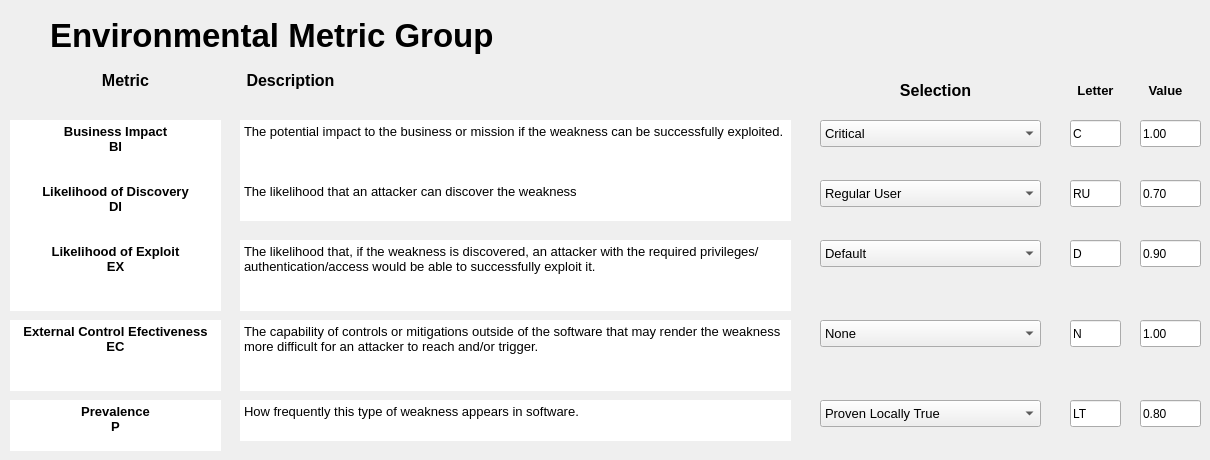
    <widget class="QWidget" name="tab_4">
     <attribute name="title">
      <string>Environmental</string>
     </attribute>
     <widget class="QLineEdit" name="txtB_E_EC_Value">
      <property name="geometry">
       <rect>
        <x>1140</x>
        <y>320</y>
        <width>61</width>
        <height>27</height>
       </rect>
      </property>
      <property name="text">
       <string>1.00</string>
      </property>
     </widget>
     <widget class="QTextEdit" name="textEdit_21">
      <property name="geometry">
       <rect>
        <x>240</x>
        <y>120</y>
        <width>551</width>
        <height>71</height>
       </rect>
      </property>
      <property name="frameShape">
       <enum>QFrame::NoFrame</enum>
      </property>
      <property name="lineWidth">
       <number>0</number>
      </property>
      <property name="html">
       <string>&lt;!DOCTYPE HTML PUBLIC &quot;-//W3C//DTD HTML 4.0//EN&quot; &quot;http://www.w3.org/TR/REC-html40/strict.dtd&quot;&gt;
&lt;html&gt;&lt;head&gt;&lt;meta name=&quot;qrichtext&quot; content=&quot;1&quot; /&gt;&lt;style type=&quot;text/css&quot;&gt;
p, li { white-space: pre-wrap; }
&lt;/style&gt;&lt;/head&gt;&lt;body style=&quot; font-family:'Ubuntu'; font-size:10pt; font-weight:400; font-style:normal;&quot;&gt;
&lt;p style=&quot; margin-top:0px; margin-bottom:0px; margin-left:0px; margin-right:0px; -qt-block-indent:0; text-indent:0px;&quot;&gt;&lt;span style=&quot; font-family:'MS Shell Dlg 2';&quot;&gt;The potential impact to the business or mission if the weakness can be successfully exploited. &lt;/span&gt;&lt;/p&gt;&lt;/body&gt;&lt;/html&gt;</string>
      </property>
     </widget>
     <widget class="QComboBox" name="cBox_E_EX">
      <property name="geometry">
       <rect>
        <x>820</x>
        <y>240</y>
        <width>221</width>
        <height>27</height>
       </rect>
      </property>
      <property name="font">
       <font>
        <pointsize>10</pointsize>
       </font>
      </property>
      <item>
       <property name="text">
        <string>Default</string>
       </property>
      </item>
     </widget>
     <widget class="QLineEdit" name="txtB_E_EX_Letter">
      <property name="geometry">
       <rect>
        <x>1070</x>
        <y>240</y>
        <width>51</width>
        <height>27</height>
       </rect>
      </property>
      <property name="text">
       <string>D</string>
      </property>
     </widget>
     <widget class="QTextEdit" name="textEdit_22">
      <property name="geometry">
       <rect>
        <x>240</x>
        <y>320</y>
        <width>551</width>
        <height>71</height>
       </rect>
      </property>
      <property name="frameShape">
       <enum>QFrame::NoFrame</enum>
      </property>
      <property name="lineWidth">
       <number>0</number>
      </property>
      <property name="html">
       <string>&lt;!DOCTYPE HTML PUBLIC &quot;-//W3C//DTD HTML 4.0//EN&quot; &quot;http://www.w3.org/TR/REC-html40/strict.dtd&quot;&gt;
&lt;html&gt;&lt;head&gt;&lt;meta name=&quot;qrichtext&quot; content=&quot;1&quot; /&gt;&lt;style type=&quot;text/css&quot;&gt;
p, li { white-space: pre-wrap; }
&lt;/style&gt;&lt;/head&gt;&lt;body style=&quot; font-family:'Ubuntu'; font-size:10pt; font-weight:400; font-style:normal;&quot;&gt;
&lt;p style=&quot; margin-top:0px; margin-bottom:0px; margin-left:0px; margin-right:0px; -qt-block-indent:0; text-indent:0px;&quot;&gt;&lt;span style=&quot; font-family:'MS Shell Dlg 2';&quot;&gt;The capability of controls or mitigations outside of the software that may render the weakness more difficult for an attacker to reach and/or trigger. &lt;/span&gt;&lt;/p&gt;&lt;/body&gt;&lt;/html&gt;</string>
      </property>
     </widget>
     <widget class="QLineEdit" name="txtB_E_BI_Letter">
      <property name="geometry">
       <rect>
        <x>1070</x>
        <y>120</y>
        <width>51</width>
        <height>27</height>
       </rect>
      </property>
      <property name="text">
       <string>C</string>
      </property>
     </widget>
     <widget class="QLineEdit" name="txtB_E_EX_Value">
      <property name="geometry">
       <rect>
        <x>1140</x>
        <y>240</y>
        <width>61</width>
        <height>27</height>
       </rect>
      </property>
      <property name="text">
       <string>0.90</string>
      </property>
     </widget>
     <widget class="QLabel" name="label_23">
      <property name="geometry">
       <rect>
        <x>1140</x>
        <y>80</y>
        <width>51</width>
        <height>21</height>
       </rect>
      </property>
      <property name="font">
       <font>
        <pointsize>12</pointsize>
        <weight>75</weight>
        <bold>true</bold>
       </font>
      </property>
      <property name="text">
       <string>&lt;html&gt;&lt;head/&gt;&lt;body&gt;&lt;p&gt;&lt;span style=&quot; font-size:10pt;&quot;&gt;Value&lt;/span&gt;&lt;/p&gt;&lt;/body&gt;&lt;/html&gt;</string>
      </property>
      <property name="alignment">
       <set>Qt::AlignCenter</set>
      </property>
     </widget>
     <widget class="QComboBox" name="cBox_E_P">
      <property name="geometry">
       <rect>
        <x>820</x>
        <y>400</y>
        <width>221</width>
        <height>27</height>
       </rect>
      </property>
      <property name="font">
       <font>
        <pointsize>10</pointsize>
       </font>
      </property>
      <item>
       <property name="text">
        <string>Proven Locally True</string>
       </property>
      </item>
     </widget>
     <widget class="QLineEdit" name="txtB_E_BI_Value">
      <property name="geometry">
       <rect>
        <x>1140</x>
        <y>120</y>
        <width>61</width>
        <height>27</height>
       </rect>
      </property>
      <property name="text">
       <string>1.00</string>
      </property>
     </widget>
     <widget class="QTextEdit" name="textEdit_23">
      <property name="geometry">
       <rect>
        <x>240</x>
        <y>180</y>
        <width>551</width>
        <height>41</height>
       </rect>
      </property>
      <property name="frameShape">
       <enum>QFrame::NoFrame</enum>
      </property>
      <property name="lineWidth">
       <number>0</number>
      </property>
      <property name="html">
       <string>&lt;!DOCTYPE HTML PUBLIC &quot;-//W3C//DTD HTML 4.0//EN&quot; &quot;http://www.w3.org/TR/REC-html40/strict.dtd&quot;&gt;
&lt;html&gt;&lt;head&gt;&lt;meta name=&quot;qrichtext&quot; content=&quot;1&quot; /&gt;&lt;style type=&quot;text/css&quot;&gt;
p, li { white-space: pre-wrap; }
&lt;/style&gt;&lt;/head&gt;&lt;body style=&quot; font-family:'Ubuntu'; font-size:10pt; font-weight:400; font-style:normal;&quot;&gt;
&lt;p style=&quot; margin-top:0px; margin-bottom:0px; margin-left:0px; margin-right:0px; -qt-block-indent:0; text-indent:0px;&quot;&gt;&lt;span style=&quot; font-family:'MS Shell Dlg 2';&quot;&gt;The likelihood that an attacker can discover the weakness &lt;/span&gt;&lt;/p&gt;&lt;/body&gt;&lt;/html&gt;</string>
      </property>
     </widget>
     <widget class="QComboBox" name="cBox_E_DI">
      <property name="geometry">
       <rect>
        <x>820</x>
        <y>180</y>
        <width>221</width>
        <height>27</height>
       </rect>
      </property>
      <property name="font">
       <font>
        <pointsize>10</pointsize>
       </font>
      </property>
      <item>
       <property name="text">
        <string>Regular User</string>
       </property>
      </item>
     </widget>
     <widget class="QLineEdit" name="txtB_E_DI_Value">
      <property name="geometry">
       <rect>
        <x>1140</x>
        <y>180</y>
        <width>61</width>
        <height>27</height>
       </rect>
      </property>
      <property name="text">
       <string>0.70</string>
      </property>
     </widget>
     <widget class="QComboBox" name="cBox_E_EC">
      <property name="geometry">
       <rect>
        <x>820</x>
        <y>320</y>
        <width>221</width>
        <height>27</height>
       </rect>
      </property>
      <property name="font">
       <font>
        <pointsize>10</pointsize>
       </font>
      </property>
      <item>
       <property name="text">
        <string>None</string>
       </property>
      </item>
     </widget>
     <widget class="QLabel" name="label_24">
      <property name="geometry">
       <rect>
        <x>90</x>
        <y>70</y>
        <width>71</width>
        <height>21</height>
       </rect>
      </property>
      <property name="font">
       <font>
        <pointsize>12</pointsize>
        <weight>75</weight>
        <bold>true</bold>
       </font>
      </property>
      <property name="text">
       <string>Metric</string>
      </property>
      <property name="alignment">
       <set>Qt::AlignCenter</set>
      </property>
     </widget>
     <widget class="QTextEdit" name="textEdit_24">
      <property name="geometry">
       <rect>
        <x>10</x>
        <y>240</y>
        <width>211</width>
        <height>71</height>
       </rect>
      </property>
      <property name="frameShape">
       <enum>QFrame::NoFrame</enum>
      </property>
      <property name="lineWidth">
       <number>0</number>
      </property>
      <property name="html">
       <string>&lt;!DOCTYPE HTML PUBLIC &quot;-//W3C//DTD HTML 4.0//EN&quot; &quot;http://www.w3.org/TR/REC-html40/strict.dtd&quot;&gt;
&lt;html&gt;&lt;head&gt;&lt;meta name=&quot;qrichtext&quot; content=&quot;1&quot; /&gt;&lt;style type=&quot;text/css&quot;&gt;
p, li { white-space: pre-wrap; }
&lt;/style&gt;&lt;/head&gt;&lt;body style=&quot; font-family:'Ubuntu'; font-size:10pt; font-weight:400; font-style:normal;&quot;&gt;
&lt;p align=&quot;center&quot; style=&quot; margin-top:0px; margin-bottom:0px; margin-left:0px; margin-right:0px; -qt-block-indent:0; text-indent:0px;&quot;&gt;&lt;span style=&quot; font-weight:600;&quot;&gt;Likelihood of Exploit&lt;/span&gt;&lt;/p&gt;
&lt;p align=&quot;center&quot; style=&quot; margin-top:0px; margin-bottom:0px; margin-left:0px; margin-right:0px; -qt-block-indent:0; text-indent:0px;&quot;&gt;&lt;span style=&quot; font-weight:600;&quot;&gt;EX&lt;/span&gt;&lt;/p&gt;&lt;/body&gt;&lt;/html&gt;</string>
      </property>
     </widget>
     <widget class="QTextEdit" name="textEdit_25">
      <property name="geometry">
       <rect>
        <x>10</x>
        <y>400</y>
        <width>211</width>
        <height>51</height>
       </rect>
      </property>
      <property name="frameShape">
       <enum>QFrame::NoFrame</enum>
      </property>
      <property name="lineWidth">
       <number>0</number>
      </property>
      <property name="html">
       <string>&lt;!DOCTYPE HTML PUBLIC &quot;-//W3C//DTD HTML 4.0//EN&quot; &quot;http://www.w3.org/TR/REC-html40/strict.dtd&quot;&gt;
&lt;html&gt;&lt;head&gt;&lt;meta name=&quot;qrichtext&quot; content=&quot;1&quot; /&gt;&lt;style type=&quot;text/css&quot;&gt;
p, li { white-space: pre-wrap; }
&lt;/style&gt;&lt;/head&gt;&lt;body style=&quot; font-family:'Ubuntu'; font-size:10pt; font-weight:400; font-style:normal;&quot;&gt;
&lt;p align=&quot;center&quot; style=&quot; margin-top:0px; margin-bottom:0px; margin-left:0px; margin-right:0px; -qt-block-indent:0; text-indent:0px;&quot;&gt;&lt;span style=&quot; font-weight:600;&quot;&gt;Prevalence&lt;/span&gt;&lt;/p&gt;
&lt;p align=&quot;center&quot; style=&quot; margin-top:0px; margin-bottom:0px; margin-left:0px; margin-right:0px; -qt-block-indent:0; text-indent:0px;&quot;&gt;&lt;span style=&quot; font-weight:600;&quot;&gt;P&lt;/span&gt;&lt;/p&gt;&lt;/body&gt;&lt;/html&gt;</string>
      </property>
     </widget>
     <widget class="QComboBox" name="cBox_E_BI">
      <property name="geometry">
       <rect>
        <x>820</x>
        <y>120</y>
        <width>221</width>
        <height>27</height>
       </rect>
      </property>
      <property name="font">
       <font>
        <pointsize>10</pointsize>
       </font>
      </property>
      <item>
       <property name="text">
        <string>Critical</string>
       </property>
      </item>
     </widget>
     <widget class="QLabel" name="label_25">
      <property name="geometry">
       <rect>
        <x>50</x>
        <y>0</y>
        <width>1141</width>
        <height>71</height>
       </rect>
      </property>
      <property name="font">
       <font>
        <pointsize>25</pointsize>
        <weight>75</weight>
        <italic>false</italic>
        <bold>true</bold>
        <underline>false</underline>
        <strikeout>false</strikeout>
        <kerning>true</kerning>
       </font>
      </property>
      <property name="text">
       <string>Environmental Metric Group</string>
      </property>
     </widget>
     <widget class="QLabel" name="label_26">
      <property name="geometry">
       <rect>
        <x>230</x>
        <y>70</y>
        <width>121</width>
        <height>21</height>
       </rect>
      </property>
      <property name="font">
       <font>
        <pointsize>12</pointsize>
        <weight>75</weight>
        <bold>true</bold>
       </font>
      </property>
      <property name="text">
       <string>Description</string>
      </property>
      <property name="alignment">
       <set>Qt::AlignCenter</set>
      </property>
     </widget>
     <widget class="QLineEdit" name="txtB_E_P_Value">
      <property name="geometry">
       <rect>
        <x>1140</x>
        <y>400</y>
        <width>61</width>
        <height>27</height>
       </rect>
      </property>
      <property name="text">
       <string>0.80</string>
      </property>
     </widget>
     <widget class="QTextEdit" name="textEdit_26">
      <property name="geometry">
       <rect>
        <x>10</x>
        <y>320</y>
        <width>211</width>
        <height>71</height>
       </rect>
      </property>
      <property name="frameShape">
       <enum>QFrame::NoFrame</enum>
      </property>
      <property name="lineWidth">
       <number>0</number>
      </property>
      <property name="html">
       <string>&lt;!DOCTYPE HTML PUBLIC &quot;-//W3C//DTD HTML 4.0//EN&quot; &quot;http://www.w3.org/TR/REC-html40/strict.dtd&quot;&gt;
&lt;html&gt;&lt;head&gt;&lt;meta name=&quot;qrichtext&quot; content=&quot;1&quot; /&gt;&lt;style type=&quot;text/css&quot;&gt;
p, li { white-space: pre-wrap; }
&lt;/style&gt;&lt;/head&gt;&lt;body style=&quot; font-family:'Ubuntu'; font-size:10pt; font-weight:400; font-style:normal;&quot;&gt;
&lt;p align=&quot;center&quot; style=&quot; margin-top:0px; margin-bottom:0px; margin-left:0px; margin-right:0px; -qt-block-indent:0; text-indent:0px;&quot;&gt;&lt;span style=&quot; font-weight:600;&quot;&gt;External Control Efectiveness&lt;/span&gt;&lt;/p&gt;
&lt;p align=&quot;center&quot; style=&quot; margin-top:0px; margin-bottom:0px; margin-left:0px; margin-right:0px; -qt-block-indent:0; text-indent:0px;&quot;&gt;&lt;span style=&quot; font-weight:600;&quot;&gt;EC&lt;/span&gt;&lt;/p&gt;&lt;/body&gt;&lt;/html&gt;</string>
      </property>
     </widget>
     <widget class="QTextEdit" name="textEdit_27">
      <property name="geometry">
       <rect>
        <x>240</x>
        <y>400</y>
        <width>551</width>
        <height>41</height>
       </rect>
      </property>
      <property name="frameShape">
       <enum>QFrame::NoFrame</enum>
      </property>
      <property name="lineWidth">
       <number>0</number>
      </property>
      <property name="html">
       <string>&lt;!DOCTYPE HTML PUBLIC &quot;-//W3C//DTD HTML 4.0//EN&quot; &quot;http://www.w3.org/TR/REC-html40/strict.dtd&quot;&gt;
&lt;html&gt;&lt;head&gt;&lt;meta name=&quot;qrichtext&quot; content=&quot;1&quot; /&gt;&lt;style type=&quot;text/css&quot;&gt;
p, li { white-space: pre-wrap; }
&lt;/style&gt;&lt;/head&gt;&lt;body style=&quot; font-family:'Ubuntu'; font-size:10pt; font-weight:400; font-style:normal;&quot;&gt;
&lt;p style=&quot; margin-top:0px; margin-bottom:0px; margin-left:0px; margin-right:0px; -qt-block-indent:0; text-indent:0px;&quot;&gt;&lt;span style=&quot; font-family:'MS Shell Dlg 2';&quot;&gt;How frequently this type of weakness appears in software. &lt;/span&gt;&lt;/p&gt;&lt;/body&gt;&lt;/html&gt;</string>
      </property>
     </widget>
     <widget class="QLabel" name="label_27">
      <property name="geometry">
       <rect>
        <x>1070</x>
        <y>80</y>
        <width>51</width>
        <height>21</height>
       </rect>
      </property>
      <property name="font">
       <font>
        <pointsize>12</pointsize>
        <weight>75</weight>
        <bold>true</bold>
       </font>
      </property>
      <property name="text">
       <string>&lt;html&gt;&lt;head/&gt;&lt;body&gt;&lt;p&gt;&lt;span style=&quot; font-size:10pt;&quot;&gt;Letter&lt;/span&gt;&lt;/p&gt;&lt;/body&gt;&lt;/html&gt;</string>
      </property>
      <property name="alignment">
       <set>Qt::AlignCenter</set>
      </property>
     </widget>
     <widget class="QTextEdit" name="textEdit_28">
      <property name="geometry">
       <rect>
        <x>10</x>
        <y>180</y>
        <width>211</width>
        <height>61</height>
       </rect>
      </property>
      <property name="frameShape">
       <enum>QFrame::NoFrame</enum>
      </property>
      <property name="lineWidth">
       <number>0</number>
      </property>
      <property name="html">
       <string>&lt;!DOCTYPE HTML PUBLIC &quot;-//W3C//DTD HTML 4.0//EN&quot; &quot;http://www.w3.org/TR/REC-html40/strict.dtd&quot;&gt;
&lt;html&gt;&lt;head&gt;&lt;meta name=&quot;qrichtext&quot; content=&quot;1&quot; /&gt;&lt;style type=&quot;text/css&quot;&gt;
p, li { white-space: pre-wrap; }
&lt;/style&gt;&lt;/head&gt;&lt;body style=&quot; font-family:'Ubuntu'; font-size:10pt; font-weight:400; font-style:normal;&quot;&gt;
&lt;p align=&quot;center&quot; style=&quot; margin-top:0px; margin-bottom:0px; margin-left:0px; margin-right:0px; -qt-block-indent:0; text-indent:0px;&quot;&gt;&lt;span style=&quot; font-weight:600;&quot;&gt;Likelihood of Discovery&lt;/span&gt;&lt;/p&gt;
&lt;p align=&quot;center&quot; style=&quot; margin-top:0px; margin-bottom:0px; margin-left:0px; margin-right:0px; -qt-block-indent:0; text-indent:0px;&quot;&gt;&lt;span style=&quot; font-weight:600;&quot;&gt;DI&lt;/span&gt;&lt;/p&gt;&lt;/body&gt;&lt;/html&gt;</string>
      </property>
     </widget>
     <widget class="QLineEdit" name="txtB_E_EC_Letter">
      <property name="geometry">
       <rect>
        <x>1070</x>
        <y>320</y>
        <width>51</width>
        <height>27</height>
       </rect>
      </property>
      <property name="text">
       <string>N</string>
      </property>
     </widget>
     <widget class="QLabel" name="label_28">
      <property name="geometry">
       <rect>
        <x>870</x>
        <y>80</y>
        <width>131</width>
        <height>21</height>
       </rect>
      </property>
      <property name="font">
       <font>
        <pointsize>12</pointsize>
        <weight>75</weight>
        <bold>true</bold>
       </font>
      </property>
      <property name="text">
       <string>Selection</string>
      </property>
      <property name="alignment">
       <set>Qt::AlignCenter</set>
      </property>
     </widget>
     <widget class="QLineEdit" name="txtB_E_P_Letter">
      <property name="geometry">
       <rect>
        <x>1070</x>
        <y>400</y>
        <width>51</width>
        <height>27</height>
       </rect>
      </property>
      <property name="text">
       <string>LT</string>
      </property>
     </widget>
     <widget class="QTextEdit" name="textEdit_29">
      <property name="geometry">
       <rect>
        <x>240</x>
        <y>240</y>
        <width>551</width>
        <height>71</height>
       </rect>
      </property>
      <property name="frameShape">
       <enum>QFrame::NoFrame</enum>
      </property>
      <property name="lineWidth">
       <number>0</number>
      </property>
      <property name="html">
       <string>&lt;!DOCTYPE HTML PUBLIC &quot;-//W3C//DTD HTML 4.0//EN&quot; &quot;http://www.w3.org/TR/REC-html40/strict.dtd&quot;&gt;
&lt;html&gt;&lt;head&gt;&lt;meta name=&quot;qrichtext&quot; content=&quot;1&quot; /&gt;&lt;style type=&quot;text/css&quot;&gt;
p, li { white-space: pre-wrap; }
&lt;/style&gt;&lt;/head&gt;&lt;body style=&quot; font-family:'Ubuntu'; font-size:10pt; font-weight:400; font-style:normal;&quot;&gt;
&lt;p style=&quot; margin-top:0px; margin-bottom:0px; margin-left:0px; margin-right:0px; -qt-block-indent:0; text-indent:0px;&quot;&gt;&lt;span style=&quot; font-family:'MS Shell Dlg 2';&quot;&gt;The likelihood that, if the weakness is discovered, an attacker with the required privileges/authentication/access would be able to successfully exploit it. &lt;/span&gt;&lt;/p&gt;&lt;/body&gt;&lt;/html&gt;</string>
      </property>
     </widget>
     <widget class="QTextEdit" name="textEdit_30">
      <property name="geometry">
       <rect>
        <x>10</x>
        <y>120</y>
        <width>211</width>
        <height>61</height>
       </rect>
      </property>
      <property name="frameShape">
       <enum>QFrame::NoFrame</enum>
      </property>
      <property name="lineWidth">
       <number>0</number>
      </property>
      <property name="html">
       <string>&lt;!DOCTYPE HTML PUBLIC &quot;-//W3C//DTD HTML 4.0//EN&quot; &quot;http://www.w3.org/TR/REC-html40/strict.dtd&quot;&gt;
&lt;html&gt;&lt;head&gt;&lt;meta name=&quot;qrichtext&quot; content=&quot;1&quot; /&gt;&lt;style type=&quot;text/css&quot;&gt;
p, li { white-space: pre-wrap; }
&lt;/style&gt;&lt;/head&gt;&lt;body style=&quot; font-family:'Ubuntu'; font-size:10pt; font-weight:400; font-style:normal;&quot;&gt;
&lt;p align=&quot;center&quot; style=&quot; margin-top:0px; margin-bottom:0px; margin-left:0px; margin-right:0px; -qt-block-indent:0; text-indent:0px;&quot;&gt;&lt;span style=&quot; font-weight:600;&quot;&gt;Business Impact&lt;/span&gt;&lt;/p&gt;
&lt;p align=&quot;center&quot; style=&quot; margin-top:0px; margin-bottom:0px; margin-left:0px; margin-right:0px; -qt-block-indent:0; text-indent:0px;&quot;&gt;&lt;span style=&quot; font-weight:600;&quot;&gt;BI&lt;/span&gt;&lt;/p&gt;&lt;/body&gt;&lt;/html&gt;</string>
      </property>
     </widget>
     <widget class="QLineEdit" name="txtB_E_DI_Letter">
      <property name="geometry">
       <rect>
        <x>1070</x>
        <y>180</y>
        <width>51</width>
        <height>27</height>
       </rect>
      </property>
      <property name="text">
       <string>RU</string>
      </property>
     </widget>
    </widget>
